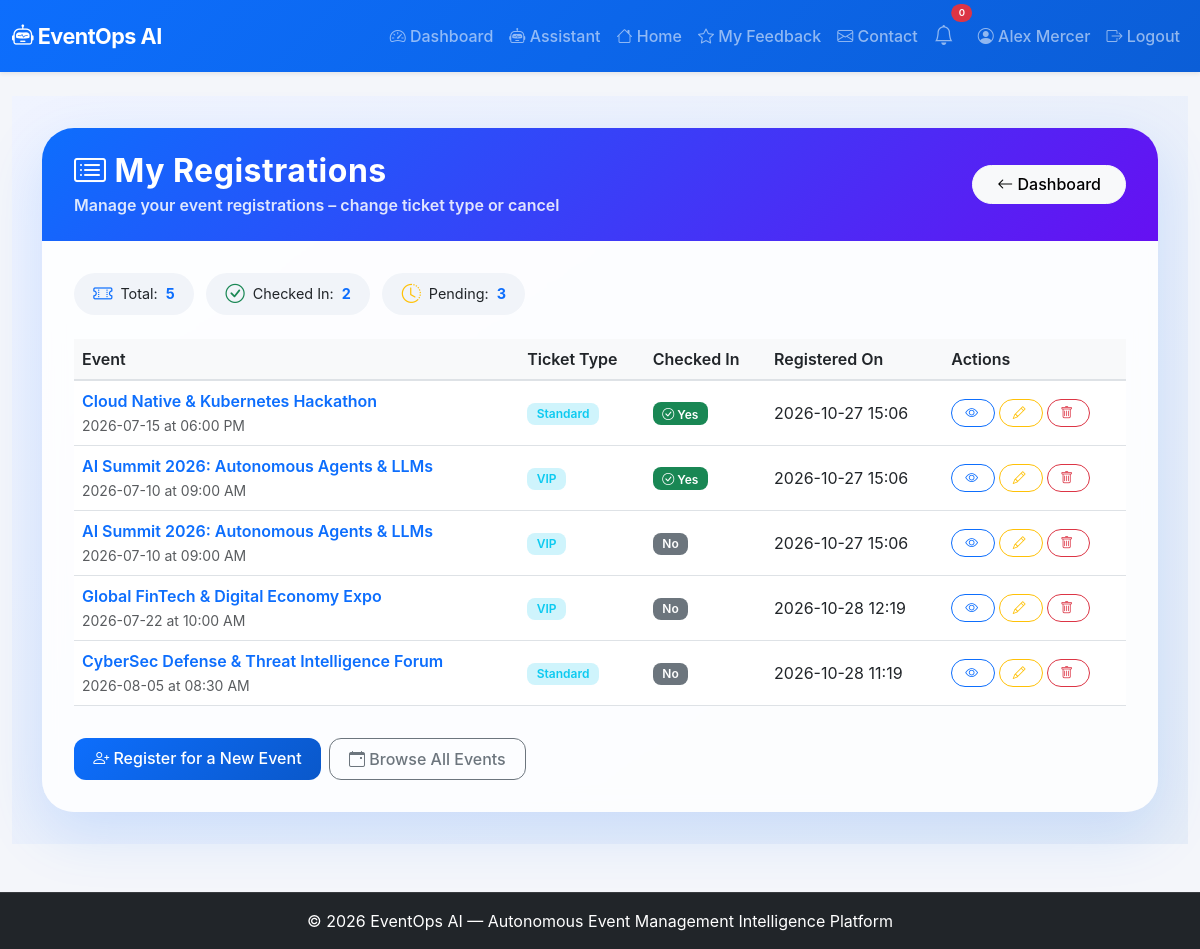
The page /user/registrations (signed in) on the database its author committed.
### app.py (models this page shows, shortened)
class User(UserMixin, db.Model):
    id = db.Column(db.Integer, primary_key=True)
    name = db.Column(db.String(100), nullable=False)
    email = db.Column(db.String(100), unique=True, nullable=False)
    password_hash = db.Column(db.String(200), nullable=False)
    role = db.Column(db.String(20), default='user')
    created_at = db.Column(db.DateTime, default=lambda: datetime.now(timezone.utc))

class Registration(db.Model):
    id = db.Column(db.Integer, primary_key=True)
    user_id = db.Column(db.Integer, db.ForeignKey('user.id'))
    event_id = db.Column(db.Integer, db.ForeignKey('event.id'))
    ticket_type = db.Column(db.String(50))
    status = db.Column(db.String(20), default='registered')
    checked_in = db.Column(db.Boolean, default=False)
    registered_at = db.Column(db.DateTime, default=lambda: datetime.now(timezone.utc))
    user = db.relationship('User', backref='registrations')
    event = db.relationship('Event', backref='registrations')

class Event(db.Model):
    id = db.Column(db.Integer, primary_key=True)
    title = db.Column(db.String(200), nullable=False)
    description = db.Column(db.Text)
    date = db.Column(db.String(50))
    time = db.Column(db.String(50))
    location = db.Column(db.String(200))
    capacity = db.Column(db.Integer)
    status = db.Column(db.String(20), default='upcoming')
    created_at = db.Column(db.DateTime, default=lambda: datetime.now(timezone.utc))

### app.py (the view)
@app.route('/user/registrations')
@login_required
def user_my_registrations():
    registrations = Registration.query.filter_by(user_id=current_user.id).all()
    return render_template('user_registrations.html', registrations=registrations)

### app.py (called while the page is built)
@login_manager.user_loader
def load_user(user_id):
    return User.query.get(int(user_id))

### templates/user_registrations.html (shortened to what this page needs)
{% extends "base.html" %}
{% block content %}
<div class="registrations-wrapper">
    <div class="container">
        <div class="card registrations-card">
            <div class="card-header d-flex justify-content-between align-items-center flex-wrap">
                <div>
                    <h2><i class="bi bi-card-list me-2"></i>My Registrations</h2>
                    <p>Manage your event registrations – change ticket type or cancel</p>
                </div>
                <a href="{{ url_for('dashboard') }}" class="btn btn-light btn-back">
                    <i class="bi bi-arrow-left"></i> Dashboard
                </a>
            </div>
            <div class="card-body">
                <div class="mb-3">
                    <span class="stats-badge"><i class="bi bi-ticket-perforated text-primary"></i> Total: <span
                            class="stat-number">{{ registrations|length }}</span></span>
                    <span class="stats-badge"><i class="bi bi-check-circle text-success"></i> Checked In: <span
                            class="stat-number">{{ registrations|selectattr('checked_in', 'equalto', True)|list|length
                            }}</span></span>
                    <span class="stats-badge"><i class="bi bi-clock-history text-warning"></i> Pending: <span
                            class="stat-number">{{ registrations|selectattr('checked_in', 'equalto', False)|list|length
                            }}</span></span>
                </div>
                <div class="table-responsive">
                    <table class="table table-hover align-middle">
                        <thead>
                            <tr>
                                <th>Event</th>
                                <th>Ticket Type</th>
                                <th>Checked In</th>
                                <th>Registered On</th>
                                <th>Actions</th>
                            </tr>
                        </thead>
                        <tbody>
                            {% for reg in registrations %}
                            <tr>
                                <td>
                                    {% if reg.event %}
                                    <span class="event-title">{{ reg.event.title }}</span>
                                    <br><small class="text-muted">{{ reg.event.date }} at {{ reg.event.time }}</small>
                                    {% else %}
                                    <span class="text-muted">Event has been removed</span>
                                    {% endif %}
                                </td>
                                <td>
                                    <span class="badge bg-info-subtle text-info">{{ reg.ticket_type }}</span>
                                </td>
                                <td>
                                    <span class="badge bg-{{ 'success' if reg.checked_in else 'secondary' }}">
                                        {% if reg.checked_in %}<i class="bi bi-check-circle"></i> Yes{% else %}No{%
                                        endif %}
                                    </span>
                                </td>
                                <td>{{ reg.registered_at.strftime('%Y-%m-%d %H:%M') }}</td>
                                <td>
                                    <div class="d-flex flex-wrap gap-1">
                                        {% if reg.event %}
                                        <a href="{{ url_for('event_detail', event_id=reg.event.id) }}"
                                            class="btn btn-outline-primary btn-sm btn-action">
                                            <i class="bi bi-eye"></i>
                                        </a>
                                        {% else %}
                                        <span class="text-muted-small">Unavailable</span>
                                        {% endif %}
                                        {% if reg.event %}
                                        <button class="btn btn-outline-warning btn-sm btn-action" data-bs-toggle="modal"
                                            data-bs-target="#editModal{{ reg.id }}">
                                            <i class="bi bi-pencil"></i>
                                        </button>
                                        {% else %}
                                        <span class="text-muted-small">Cannot edit</span>
                                        {% endif %}
                                        <form method="POST" action="{{ url_for('cancel_registration', reg_id=reg.id) }}"
                                            style="display:inline;"
                                            onsubmit="return confirm('Cancel your registration for \'{{ reg.event.title if reg.event else 'this event' }}\'? This cannot be undone.');">
                                            <button type="submit" class="btn btn-outline-danger btn-sm btn-action">
                                                <i class="bi bi-trash"></i>
                                            </button>
                                        </form>
                                    </div>
                                </td>
                            </tr>
                            {% endfor %}
                        </tbody>
                    </table>
                </div>
                <div class="mt-3 d-flex flex-wrap gap-2">
                    <a href="{{ url_for('user_register_event') }}" class="btn btn-primary">
                        <i class="bi bi-person-plus"></i> Register for a New Event
                    </a>
                    <a href="{{ url_for('browse_events') }}" class="btn btn-outline-secondary">
                        <i class="bi bi-calendar-event"></i> Browse All Events
                    </a>
                </div>
            </div>
        </div>
    </div>
</div>
{% endblock %}

### templates/base.html (shortened to what this page needs)
<!DOCTYPE html>
<html lang="en">
<head>
    <link href="https://cdn.jsdelivr.net/npm/bootstrap@5.3.0/dist/css/bootstrap.min.css" rel="stylesheet">
    <link rel="stylesheet" href="https://cdn.jsdelivr.net/npm/bootstrap-icons@1.11.0/font/bootstrap-icons.css">
    <link rel="stylesheet" href="{{ url_for('static', filename='css/style.css') }}">
</head>
<body>
    <nav class="navbar navbar-expand-lg navbar-dark bg-primary shadow-sm">
        <div class="container-fluid">
            <a class="navbar-brand fw-bold" href="{{ url_for('index') }}">
                <i class="bi bi-robot"></i> EventOps AI
            </a>
            <div class="collapse navbar-collapse" id="navbarNav">
                <ul class="navbar-nav ms-auto align-items-lg-center">
                    {% if current_user.is_authenticated %}
                    <li class="nav-item">
                        <a class="nav-link" href="{{ url_for('dashboard') }}">
                            <i class="bi bi-speedometer2"></i> Dashboard
                        </a>
                    </li>
                    <li class="nav-item">
                        <a class="nav-link" href="{{ url_for('assistant_page') }}">
                            <i class="bi bi-robot"></i> Assistant
                        </a>
                    </li>
                    <li class="nav-item">
                        <a class="nav-link" href="{{ url_for('index') }}">
                            <i class="bi bi-house"></i> Home
                        </a>
                    </li>
                    <li class="nav-item">
                        <a class="nav-link" href="{{ url_for('feedback_list') }}">
                            <i class="bi bi-star"></i> My Feedback
                        </a>
                    </li>
                    <li class="nav-item">
                        <a class="nav-link" href="{{ url_for('contact') }}">
                            <i class="bi bi-envelope"></i> Contact
                        </a>
                    </li>
                    <li class="nav-item position-relative me-2">
                        <a class="nav-link" href="#" title="Notifications" data-bs-toggle="dropdown">
                            <i class="bi bi-bell fs-5"></i>
                            <span
                                class="position-absolute top-0 start-100 translate-middle badge rounded-pill bg-danger"
                                style="font-size:0.6rem;">
                                0
                            </span>
                        </a>
                    </li>
                    <li class="nav-item">
                        <a class="nav-link" href="{{ url_for('profile') }}">
                            <i class="bi bi-person-circle"></i> {{ current_user.name }}
                        </a>
                    </li>
                    <li class="nav-item">
                        <a class="nav-link" href="{{ url_for('logout') }}">
                            <i class="bi bi-box-arrow-right"></i> Logout
                        </a>
                    </li>
                    {% endif %}
                </ul>
            </div>
        </div>
    </nav>
    <main class="container-fluid py-4">
        {% block content %}{% endblock %}
    </main>
    <footer class="footer bg-dark text-white py-3 mt-4">
        <div class="container text-center">
            <span>© 2026 EventOps AI — Autonomous Event Management Intelligence Platform</span>
        </div>
    </footer>
</body>
</html>

### static/css/style.css (style rules this page uses)
:root { --primary-color: #0d6efd; --primary-hover: #0b5ed7; --secondary-color: #6c757d; --success-color: #198754; --warning-color: #ffc107; --danger-color: #dc3545; --dark-color: #212529; --bg-light: #f8f9fa; --card-shadow: 0 8px 24px rgba(13, 110, 253, 0.08); --hover-shadow: 0 14px 30px rgba(13, 110, 253, 0.15); }
body { background-color: #f4f6fa; color: #2c3e50; font-family: -apple-system, BlinkMacSystemFont, "Segoe UI", Roboto, "Helvetica Neue", Arial, sans-serif; min-height: 100vh; display: flex; flex-direction: column; }
main { flex: 1 0 auto; }
.card { border: none; border-radius: 1.25rem; box-shadow: 0 6px 18px rgba(0,0,0,0.05); transition: transform 0.25s ease, box-shadow 0.25s ease; overflow: hidden; }
.card-header { background: transparent; border-bottom: 1px solid rgba(0, 0, 0, 0.06); font-weight: 600; padding: 1.1rem 1.4rem; }
.navbar { background: linear-gradient(135deg, #0d6efd, #0b5ed7) !important; padding-top: 0.8rem; padding-bottom: 0.8rem; }
.navbar-brand { font-size: 1.35rem; letter-spacing: -0.5px; }
.nav-link { font-weight: 500; transition: color 0.2s ease, opacity 0.2s ease; }
.btn { border-radius: 0.75rem; font-weight: 500; padding: 0.5rem 1.2rem; transition: all 0.2s ease; }
.btn-primary { background: linear-gradient(135deg, #0d6efd, #0a58ca); border: none; }
.badge { padding: 0.45em 0.8em; font-weight: 600; border-radius: 0.5rem; }
footer { border-top: 1px solid rgba(255, 255, 255, 0.1); }

### templates/user_registrations.html (style rules this page uses)
.registrations-wrapper { min-height: 80vh; background: linear-gradient(145deg, #f0f4ff 0%, #e6edf7 100%); padding: 2rem 0; }
.registrations-card { border: none; border-radius: 2rem; background: rgba(255, 255, 255, 0.85); backdrop-filter: blur(10px); box-shadow: 0 20px 60px rgba(13, 110, 253, 0.15); overflow: hidden; }
.registrations-card .card-header { background: linear-gradient(135deg, #0d6efd, #6610f2); color: white; padding: 1.5rem 2rem; border: none; }
.registrations-card .card-header h2 { font-weight: 700; letter-spacing: 0.5px; margin-bottom: 0.2rem; }
.registrations-card .card-header p { opacity: 0.85; margin-bottom: 0; }
.registrations-card .card-body { padding: 2rem 2rem; }
.stats-badge { display: inline-flex; align-items: center; gap: 0.5rem; padding: 0.4rem 1.2rem; border-radius: 50px; background: #f1f4f9; font-size: 0.9rem; margin-right: 0.5rem; margin-bottom: 0.5rem; }
.stats-badge i { font-size: 1.2rem; }
.stats-badge .stat-number { font-weight: 700; color: #0d6efd; }
.btn-back { border-radius: 50px; padding: 0.4rem 1.5rem; }
.table th { background: #f8f9fa; color: #212529; font-weight: 600; border-bottom: 2px solid #dee2e6; }
.table td { vertical-align: middle; }
.table .event-title { font-weight: 600; color: #0d6efd; }
.btn-action { border-radius: 30px; padding: 0.2rem 0.8rem; font-size: 0.8rem; transition: all 0.2s ease; }
.btn-action i { margin-right: 0.2rem; }

### rows shown on the page
User: name "Alex Mercer"
Registration: event "Cloud Native & Kubernetes Hackathon", event "2026-07-15", event.time "06:00 PM", ticket_type "Standard", checked_in True (drawn), registered_at "2026-10-27 15:06"
Registration: event "AI Summit 2026: Autonomous Agents & LLMs", event "2026-07-10", event.time "09:00 AM", ticket_type "VIP", checked_in True (drawn), registered_at "2026-10-27 15:06"
Registration: event "AI Summit 2026: Autonomous Agents & LLMs", event "2026-07-10", event.time "09:00 AM", ticket_type "VIP", checked_in "No", registered_at "2026-10-27 15:06"
Registration: event "Global FinTech & Digital Economy Expo", event "2026-07-22", event.time "10:00 AM", ticket_type "VIP", checked_in "No", registered_at "2026-10-28 12:19"
Registration: event "CyberSec Defense & Threat Intelligence Forum", event "2026-08-05", event.time "08:30 AM", ticket_type "Standard", checked_in "No", registered_at "2026-10-28 11:19"

### other values the page prints
{{ registrations|length }} "5"
{{ registrations|selectattr('checked_in', 'equalto', True)|list|length }} "2"
{{ registrations|selectattr('checked_in', 'equalto', False)|list|length }} "3"
